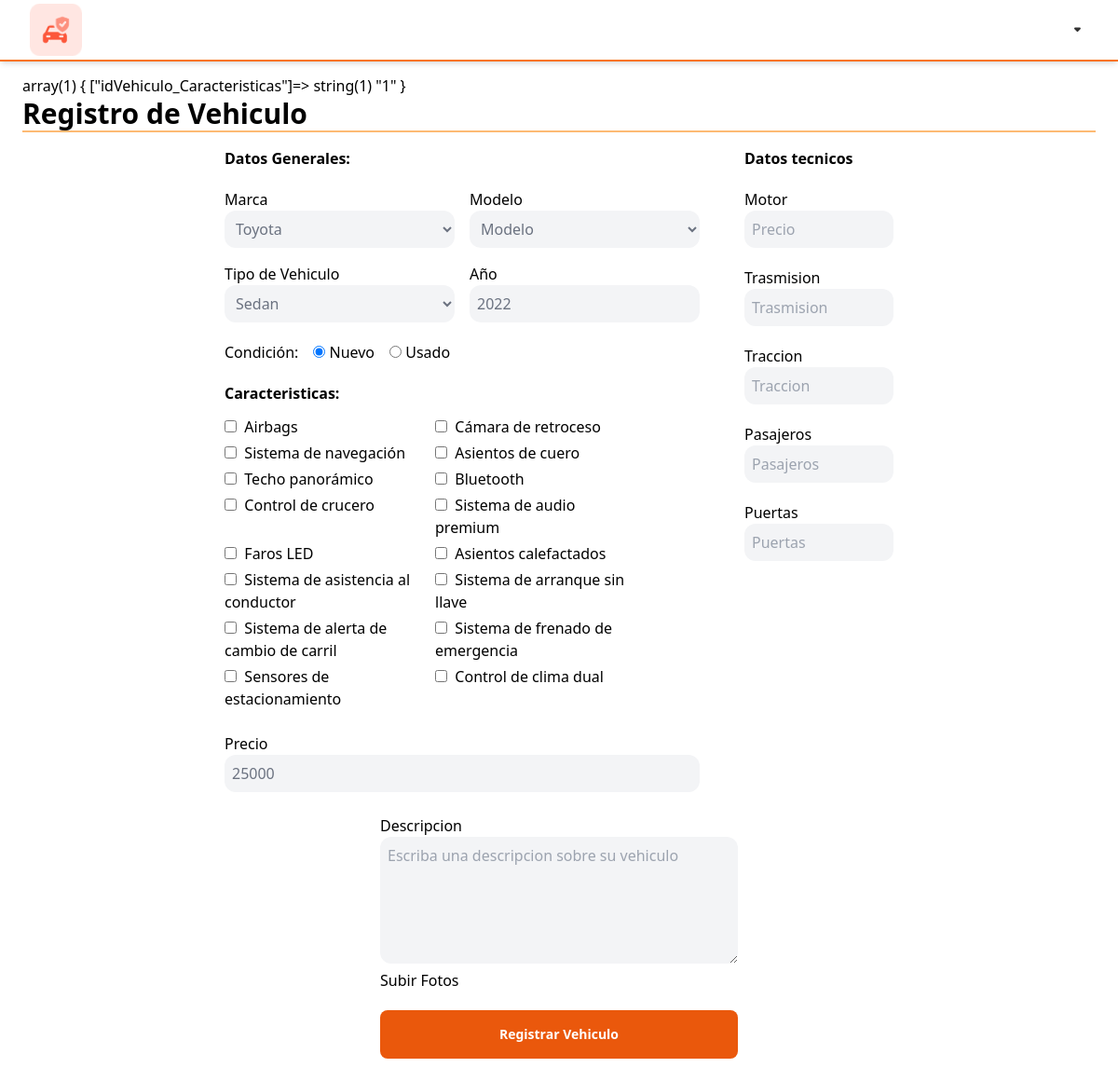
/pages/registro.php?id=1, run on the app's committed database.
### tables this page shows
CREATE TABLE IF NOT EXISTS `vehiculos_venta` (
  `idVehiculos_Venta` int NOT NULL AUTO_INCREMENT,
  `vehiculo_matricula` varchar(10) NOT NULL,
  `precio` float NOT NULL,
  `millage` float NOT NULL,
  `fecha_adquisicion` date NOT NULL,
  `year` varchar(45) NOT NULL,
  `vehiculo_modelo` int DEFAULT NULL,
  `vehiculo_Categoria` int NOT NULL,
  `nuevo` tinyint(1) NOT NULL DEFAULT '1',
  `image` varchar(100) NOT NULL,
  PRIMARY KEY (`idVehiculos_Venta`),
  UNIQUE KEY `vehiculo_modelo_UNIQUE` (`vehiculo_modelo`),
  KEY `categoria_idx` (`vehiculo_Categoria`)
);

CREATE TABLE IF NOT EXISTS `vehiculo_caracteristicas` (
  `idVehiculo_Caracteristicas` int NOT NULL AUTO_INCREMENT,
  `Vehiculo_Caracteristica` varchar(45) NOT NULL,
  PRIMARY KEY (`idVehiculo_Caracteristicas`)
);

### pages/registro.php (the view, shortened to what this page needs)
<?php session_start();
require("../php/connection.php");
$caracteristicas = $mysqli->query("SELECT * FROM `vehiculo_caracteristicas`");
$categoria = $mysqli->query("SELECT * FROM `vehiculo_categoria`");
$marcas = $mysqli->query("SELECT * FROM `vehiculos_marcas`");
if (isset($_GET["id"])) {
    $resultado = $mysqli->query("SELECT * from vehiculos_venta left JOIN vehiculos_modelos on idVehiculos_Modelos = vehiculo_modelo  join vehiculos_marcas on vehiculos_modelos.marca = vehiculos_marcas.idVehiculos_Marca join vehiculo_categoria on vehiculos_venta.vehiculo_Categoria = vehiculo_categoria.idVehiculo_Categoria where vehiculos_venta.idVehiculos_Venta =" . $_GET["id"])->fetch_assoc();
    extract($resultado);
    $caracteristicas_id = $mysqli->query("SELECT idVehiculo_Caracteristicas FROM caracteristicasvsvehiculoventa join vehiculo_caracteristicas on vehiculo_caracteristicas.idVehiculo_Caracteristicas = caracteristicasvsvehiculoventa.IdCaracteristica where IdVehiculoVenta =" . $_GET["id"]);
}
?>
<!DOCTYPE html>
<html lang="en">
<head>
    <link href="../css/output.css" rel="stylesheet">
    <link href="../css/input.css" rel="stylesheet">
</head>
<body>
    <?php include "./nav.php" ?>
    <div class="w-screen p-6 mt-14">
<?php var_dump($caracteristicas_id->fetch_assoc());  ?>
        <span class="block text-3xl font-bold border-b-2 border-orange-300 ">Registro de Vehiculo</span>
        <form action="./detalle.php?id=1" method="post" class="flex flex-col gap-6 items-center mt-4 ">
        <div id="cuadro" class="flex gap-12">
                <div class="flex flex-col gap-5">
                    <span class="font-semibold ">Datos Generales:</span>
                    <div class="grid grid-cols-2 gap-4">
                        <label>
                            <span>Marca</span></br>
                            <select id="marca" name="marca" onchange="updateModelos()">
                                <?php
                                if ($marcas) {
                                    if ($marcas->num_rows > 0) {
                                        while ($datos = $marcas->fetch_assoc()) {
                                            $selected = (isset($marca)) && $marca == $datos['idVehiculos_Marca'] ? 'selected' : '';
                                            echo "<option value=\"{$datos['idVehiculos_Marca']}\" $selected>{$datos['marca_nombre']}</option>";
                                        }
                                    }
                                } else {
                                    echo "<option>Error executing the query: " . $mysqli->error . "</option>";
                                }
                                ?>
                            </select>
                        </label>
                        <label>
                            <span>Modelo</span></br>
                            <select id="modelo" value="<?php if (isset($vehiculo_modelo)) echo $vehiculo_modelo; ?>" name="modelo">
                                <option value="" selected>Modelo</option>
                            </select>
                        </label>
                        <label>
                            <span>Tipo de Vehiculo</span><br>
                            <select id="categoria" name="categoria">
                                <?php
                                if ($categoria) {
                                    if ($categoria->num_rows > 0) {
                                        while ($datos = $categoria->fetch_assoc()) {
                                            $selected = (isset($vehiculo_Categoria) && $vehiculo_Categoria == $datos['idVehiculo_Categoria']) ? 'selected' : '';
                                            echo "<option value=\"{$datos['idVehiculo_Categoria']}\" $selected>{$datos['nombre_Categoria']}</option>";
                                        }
                                    }
                                } else {
                                    echo "<option>Error executing the query: " . $mysqli->error . "</option>";
                                }
                                ?>
                            </select>
                        </label>
                        <label>
                            <span>Año</span></br>
                            <input type="number" name="anio_max" placeholder="Año" value="<?php echo $year; ?>">
                        </label>
                    </div>
                    <div class="flex gap-4 ">
                        Condición:
                        <label>
                            <input class="w-fit" type="radio" name="condicion[]" value="1"<?php if ($nuevo) echo "checked"; ?>> Nuevo
                        </label>
                        <label>
                            <input class="w-fit" type="radio" name="condicion[]" value="0"<?php if (!$nuevo) echo "checked"; ?>> Usado
                        </label>
                    </div>
                    <div>
                        <span class="font-semibold text-base">Caracteristicas:</span>
                        <div class="grid grid-cols-2 gap-1 h-80 max-w-md overflow-scroll mt-3 ">
                            <?php
                            if ($caracteristicas) {
                                if ($caracteristicas->num_rows > 0) {
                                    while ($datos = $caracteristicas->fetch_assoc()) {
                            ?>
                                        <label class="  ">
                                            <input type="checkbox" name="tipo[]" value="<?php echo $datos['idVehiculo_Caracteristicas'] ?>">
                                            &nbsp;<?php echo $datos['Vehiculo_Caracteristica'] ?>
                                        </label>
                            <?php
                                    }
                                }
                            } else {
                                echo "<option >Error executing the query: " . $mysqli->error . "</option>";
                            }
                            ?>
                        </div>
                    </div>
                    <label>
                        <span>Precio</span>
                        <input type="number" name="precio" value="<?php echo $precio; ?>" placeholder="Precio ">
                    </label>
                </div>
                <div class="flex flex-col gap-5 w-40  ">
                    <span class="font-semibold">Datos tecnicos</span>
                    <label>
                        <span>Motor</span></br>
                        <input type="number" name="precio" placeholder="Precio ">
                    </label>
                    <label>
                        <span>Trasmision</span></br>
                        <input type="number" name="Trasmision" placeholder="Trasmision ">
                    </label>
                    <label>
                        <span>Traccion</span></br>
                        <input type="number" name="Traccion" placeholder="Traccion ">
                    </label>
                    <label>
                        <span>Pasajeros</span></br>
                        <input type="number" name="Pasajeros" placeholder="Pasajeros ">
                    </label>
                    <label>
                        <span>Puertas</span></br>
                        <input type="number" name="Puertas" placeholder="Puertas ">
                    </label>
                </div>
            </div>
            <div class="w-full max-w-sm  ">
                <label>
                    <span>Descripcion</span>
                    <textarea rows="5" name="precio" placeholder="Escriba una descripcion sobre su vehiculo "></textarea>
                </label>
                <label>
                    <span>Subir Fotos</span>
                </label>
                <button class="w-full text-center  py-4 mt-5 bg-orange-600 rounded-lg text-sm  font-semibold text-white" type="submit">Registrar Vehiculo</a>
            </div>
        </form>
    </div>
</body>
</html>

### css/input.css (style rules this page uses)
textarea,select,input { @apply bg-gray-100; @apply rounded-xl; @apply p-2; @apply text-gray-500; @apply custom-number-input; }
textarea,select,input:not([type="checkbox"],[type="radio"]) { @apply outline-none; @apply w-full; }
a,button { @apply hover:bg-orange-700; }

### data on the page
vehiculos_venta: modelo "Modelo", anio_max "2022", nuevo "☑ Nuevo", nuevo "☐ Usado", precio "25000"
vehiculo_caracteristicas: Vehiculo_Caracteristica "Airbags"
vehiculo_caracteristicas: Vehiculo_Caracteristica "Cámara de retroceso"
vehiculo_caracteristicas: Vehiculo_Caracteristica "Sistema de navegación"
vehiculo_caracteristicas: Vehiculo_Caracteristica "Asientos de cuero"
vehiculo_caracteristicas: Vehiculo_Caracteristica "Techo panorámico"
vehiculo_caracteristicas: Vehiculo_Caracteristica "Bluetooth"
vehiculo_caracteristicas: Vehiculo_Caracteristica "Control de crucero"
vehiculo_caracteristicas: Vehiculo_Caracteristica "Sistema de audio premium"
vehiculo_caracteristicas: Vehiculo_Caracteristica "Faros LED"
vehiculo_caracteristicas: Vehiculo_Caracteristica "Asientos calefactados"
vehiculo_caracteristicas: Vehiculo_Caracteristica "Sistema de asistencia al conductor"
vehiculo_caracteristicas: Vehiculo_Caracteristica "Sistema de arranque sin llave"
vehiculo_caracteristicas: Vehiculo_Caracteristica "Sistema de alerta de cambio de carril"
vehiculo_caracteristicas: Vehiculo_Caracteristica "Sistema de frenado de emergencia"
vehiculo_caracteristicas: Vehiculo_Caracteristica "Sensores de estacionamiento"
vehiculo_caracteristicas: Vehiculo_Caracteristica "Control de clima dual"

### other printed values
form field marca "Toyota"
form field categoria "Sedan"
